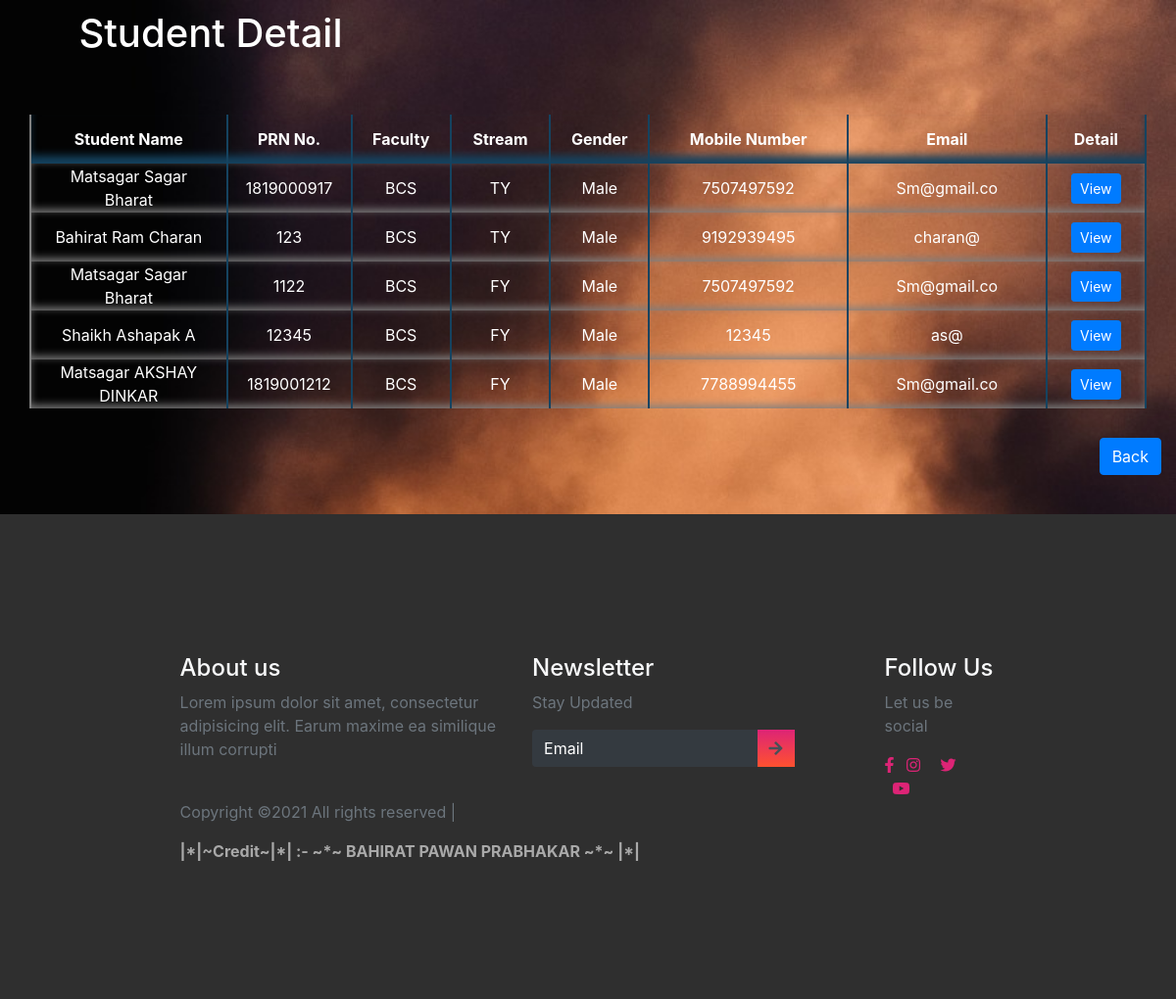
The app's page /stud_detail_tech.php (signed in) with its own data.
### tables this page shows
CREATE TABLE `student` (
  `stud-id` int(11) NOT NULL,
  `fname` varchar(25) NOT NULL,
  `mname` varchar(25) NOT NULL,
  `lname` varchar(25) NOT NULL,
  `prn` varchar(30) NOT NULL,
  `faculty` varchar(25) NOT NULL,
  `stream` varchar(20) NOT NULL,
  `gender` varchar(20) NOT NULL,
  `mobile` varchar(25) NOT NULL,
  `email` varchar(50) NOT NULL,
  `pass` varchar(25) NOT NULL
);

### stud_detail_tech.php (the view, shortened to what this page needs)
<?php
$con = mysqli_connect('localhost','root', '', 'exam');
function showdata(){
    global $con;
    $query = "SELECT * FROM `student`";
    $run = mysqli_query($con,$query);
    if($run==TRUE){
        ?>
        <form action="#" method="post" class="col-md-12">
        <table id="datatableid" class="table-hover dable-dark" width="100%" height="auto" padding="20px" class="text-center col-md-12">
            <tr style="background: transparent; border-bottom: 2px inset silver; box-shadow: 0 -8px 8px inset #154360;"  height="50" class="col-md-12">
                <th style="border-right: 2px solid #154360; border-left: 2px solid grey;" align="center" class="col-md-2"><font color="white">Student Name</font></th>
                <th style="border-right: 2px solid #154360;" align="center" class="col-md-1"><font color="white">PRN No.</font></th>
                <th style="border-right: 2px solid #154360;" align="center" class="col-md-1"><font color="white">Faculty</font></th>
                <th style="border-right: 2px solid #154360;" align="center" class="col-md-1"><font color="white">Stream</font></th>
                <th style="border-right: 2px solid #154360;" align="center" class="col-md-1"><font color="white">Gender</font></th>
                <th style="border-right: 2px solid #154360;" align="center" class="col-md-2"><font color="white">Mobile Number</font></th>
                <th style="border-right: 2px solid #154360;" align="center" class="col-md-2"><font color="white" >Email</font></th>
                <th style="border-right: 2px solid #154360;" align="center" class="col-md-1"><font color="white">Detail</font></th>
            </tr>
        <?php
        while($data = mysqli_fetch_assoc($run))
        {
            ?>
        <tr style="background:transparent; box-shadow: 0 -3px 8px inset grey;" height="50" class="col-md-12" height="40" class="col-md-12" >
            <td style="border-right: 2px solid #154360; border-left: 2px solid grey;" class="col-md-2"><font color="white"><?php echo $data['lname']."\t".$data['fname']."\t".$data['mname']; ?></font></td>
            <td style="border-right: 2px solid #154360;" align="center" class="col-md-1"><font color="white"><?php echo $data['prn']; ?></font></td>
            <td style="border-right: 2px solid #154360;" align="center" class="col-md-1"><font color="white"><?php echo $data['faculty']; ?></font></td>
            <td style="border-right: 2px solid #154360;" align="center" class="col-md-1"><font color="white"><?php echo $data['stream']; ?></font></td>
            <td style="border-right: 2px solid #154360;" align="center" class="col-md-1"><font color="white"><?php echo $data['gender']; ?></font></td>
            <td style="border-right: 2px solid #154360;" align="center" class="col-md-2"><font color="white"><?php echo $data['mobile']; ?></font></td>
            <td style="border-right: 2px solid #154360;" align="center" class="col-md-2"><font color="white"><?php echo $data['email']; ?></font></td>
            <td style="border-right: 2px solid #154360;" align="center" class="col-md-1"><button class="btn btn-primary btn-sm font"><a href="stud_detail_tech.php?sid=<?php echo $data['prn']; ?>&q=1" class="text-white">View</a></button> </td>
        </tr>
            <?php
        }
       ?></table></form>  <?php
        }else{
            echo "Error.. ";
        }
}
?>
<!DOCTYPE html>
<html lang="en">
<head>
    <link rel="stylesheet" href="https://stackpath.bootstrapcdn.com/bootstrap/4.3.1/css/bootstrap.min.css"
 />
    <link rel="stylesheet" href="https://use.fontawesome.com/releases/v5.7.2/css/all.css"
>
    <link rel="stylesheet" href="./stylesheet.css" />
    <link rel="stylesheet" href="./mobile-style.css">
      <link rel="stylesheet" href="https://cdnjs.cloudflare.com/ajax/libs/font-awesome/5.15.3/css/all.min.css"/>
    <link rel="stylesheet" href="https://cdn.datatables.net/1.10.25/css/dataTables.bootstrap5.min.css">
</head>
<body>
    <header style="background-image: url(img/bg24.jpg); background-size: cover;">
    <div class="container-fluid p-0">
     <nav class="navbar">
    <div class="content">
      <div class="logo ">
     <h1 class="text-white"> Student Detail </h1>
      </div>
    </div>
  </nav>
    </div>
    <div class="container text-center col-sm-12 col-lg-12 col-md-12">
      <div class="row">
        <div class="col-lg-12 col-md-12  text-white">
    <div style="background:transparent;" class="rounded">
      <?php if(@$_GET['q']==0) {
            showdata();
        echo ' <br> <p align="right"><a href="teacher.php" class="btn btn-md btn-primary" style="cursor: pointer;"> Back </a></p><br>';
        }
        ?>
    </div>
  </div>
        </div>
        </div>
  </header>
    <footer>
    <div class="container-fluid p-0">
      <div class="row text-left">
        <div class="col-md-5 col-sm-5">
          <h4 class="text-light">About us</h4>
          <p class="text-muted">Lorem ipsum dolor sit amet, consectetur adipisicing elit. Earum maxime ea similique illum corrupti</p>
          <p class="pt-4 text-muted">Copyright ©2021 All rights reserved |
          </p>
        </div>
        <div class="col-md-5 col-sm-12">
          <h4 class="text-light">Newsletter</h4>
          <p class="text-muted">Stay Updated</p>
          <form class="form-inline">
            <div class="col pl-0">
              <div class="input-group pr-5">
                <input type="text" class="form-control bg-dark text-white" id="inlineFormInputGroupUsername2" placeholder="Email">
                <div class="input-group-prepend">
                  <div class="input-group-text">
                    <i class="fas fa-arrow-right"></i>
                  </div>
                </div>
              </div>
            </div>
          </form>
        </div>
        <div class="col-md-2 col-sm-12">
          <h4 class="text-light">Follow Us</h4>
          <p class="text-muted">Let us be social</p>
          <div class="column text-light">
            <i class="fab fa-facebook-f"></i>
            <i class="fab fa-instagram"></i>
            <i class="fab fa-twitter"></i>
            <i class="fab fa-youtube"></i>
          </div>
        </div>
      </div>
        <marquee style="color:#A9A9A9;" behavior=""><strong> |*|~Credit~|*| :- ~*~ BAHIRAT PAWAN PRABHAKAR ~*~ |*|</strong></marquee>
    </div>
  </footer>
</body>
</html>

### stylesheet.css (style rules this page uses)
* { box-sizing: border-box; }
.content { max-width: 1250px; margin-left:8%; }
.navbar { position: fixed; width: 100%; z-index: 2; padding: 10px 0; transition: all 0.3s ease; }
.navbar .content { display: flex; align-items: center; justify-content: space-between; margin-left:1.7%; }
@media (max-width: 1230px) { .content { padding: 0 60px; } }
header, section { overflow-x: hidden; }
:root { --Sniglet-font: "Sniglet", cursive; --Rubik: "Rubik", cursive; --Patua: "Patua One", cursive; --Lobster: "lobster", cursive; --light-black: #2e2c2caf; --bggradient: linear-gradient(to bottom, #dd2476, #ff512f); --light-gray: rgba(255, 255, 255, 0.877); }
header { background: #ff512f; background: var(--bggradient); }
footer { background: rgba(0, 0, 0, 0.815); overflow-x: hidden; padding: 14vmin 18vmin; }
footer input { border: none !important; }
footer input::placeholder { color: white !important; }
footer .input-group .input-group-text { background: var(--bggradient); border: none; }
footer .column i { color: #dd2476; }
footer .column i + i { padding: 0 0.5em; }

### records on screen
student: lname "Matsagar", fname "Sagar", mname "Bharat", prn "1819000917", faculty "BCS", stream "TY", gender "Male", mobile "7507497592", email "Sm@gmail.co"
student: lname "Bahirat", fname "Ram", mname "Charan", prn "123", faculty "BCS", stream "TY", gender "Male", mobile "9192939495", email "charan@"
student: lname "Matsagar", fname "Sagar", mname "Bharat", prn "1122", faculty "BCS", stream "FY", gender "Male", mobile "7507497592", email "Sm@gmail.co"
student: lname "Shaikh", fname "Ashapak", mname "A", prn "12345", faculty "BCS", stream "FY", gender "Male", mobile "12345", email "as@"
student: lname "Matsagar", fname "AKSHAY", mname "DINKAR", prn "1819001212", faculty "BCS", stream "FY", gender "Male", mobile "7788994455", email "Sm@gmail.co"
